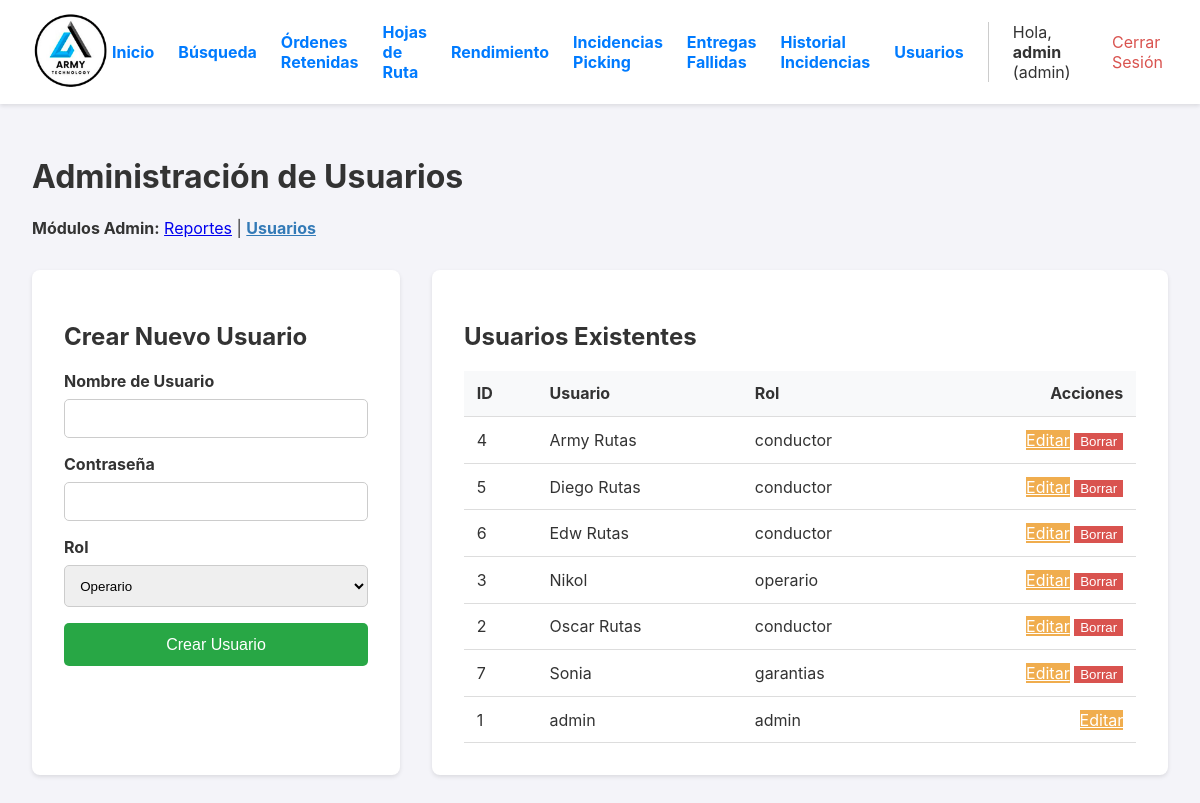
The app's page /admin/usuarios (signed in) with its own data.
### app.py (models this page shows, shortened)
class User(UserMixin, db.Model):
    id = db.Column(db.Integer, primary_key=True)
    username = db.Column(db.String(80), unique=True, nullable=False)
    password_hash = db.Column(db.String(256), nullable=False)
    role = db.Column(db.String(20), nullable=False, default='operario')

### app.py (the view, shortened to what this page needs)
@app.route('/admin/usuarios', methods=['GET', 'POST'])
@login_required
@admin_required
def gestionar_usuarios():
    usuarios = User.query.order_by(User.username).all()
    return render_template('gestionar_usuarios.html', usuarios=usuarios)

### app.py (called while the page is built)
def admin_required(f):
    @wraps(f)
    def decorated_function(*args, **kwargs):
        if not current_user.is_authenticated or current_user.role != 'admin':
            flash('Se requiere rol de administrador para acceder a esta página.', 'error')
            return redirect(url_for('dashboard'))
        return f(*args, **kwargs)
    return decorated_function

@login_manager.user_loader
def load_user(user_id):
    return db.session.get(User, int(user_id))

### templates/gestionar_usuarios.html (shortened to what this page needs)
{% extends "layout.html" %}
{% block content %}
<h1>Administración de Usuarios</h1>
<div class="navegacion-modulos" style="margin-bottom: 2rem;">
    <strong>Módulos Admin:</strong>
    <a href="{{ url_for('reportes_y_busqueda') }}">Reportes</a> |
    <a href="{{ url_for('gestionar_usuarios') }}" style="font-weight: bold; color: #337ab7;">Usuarios</a>
</div>
<div class="admin-container">
    <div class="form-container">
        <h2>Crear Nuevo Usuario</h2>
        <form method="POST">
            <div class="form-group">
                <label for="username">Nombre de Usuario</label>
                <input type="text" id="username" name="username" required>
            </div>
            <div class="form-group">
                <label for="password">Contraseña</label>
                <input type="password" id="password" name="password" required>
            </div>
            <div class="form-group">
                <label for="role">Rol</label>
                <select id="role" name="role">
                    <option value="operario">Operario</option>
                </select>
            </div>
            <button type="submit" class="submit-btn">Crear Usuario</button>
        </form>
    </div>
    <div class="list-container">
        <h2>Usuarios Existentes</h2>
        <table>
            <thead>
                <tr>
                    <th>ID</th>
                    <th>Usuario</th>
                    <th>Rol</th>
                    <th style="text-align: right;">Acciones</th>
                </tr>
            </thead>
            <tbody>
                {% for usuario in usuarios %}
                <tr>
                    <td>{{ usuario.id }}</td>
                    <td>{{ usuario.username }}</td>
                    <td>{{ usuario.role }}</td>
                    <td style="text-align: right;">
                        <a href="{{ url_for('editar_usuario', user_id=usuario.id) }}" class="action-link" style="background-color: #f0ad4e; color:white;">Editar</a>
                        {% if usuario.id != current_user.id %}
                        <form action="{{ url_for('borrar_usuario', user_id=usuario.id) }}" method="POST" style="display: inline;" onsubmit="return confirm('¿Está seguro de que desea eliminar a {{ usuario.username }}? Esta acción es permanente.');">
                            <button type="submit" class="action-link" style="background-color: #d9534f; color:white; border:none; cursor:pointer;">Borrar</button>
                        </form>
                        {% endif %}
                    </td>
                </tr>
                {% endfor %}
            </tbody>
        </table>
    </div>
</div>
{% endblock %}

### templates/layout.html (shortened to what this page needs)
<!DOCTYPE html>
<html lang="es">
<head>
</head>
<body>
    <header>
        <div class="logo">
            <a href="{{ url_for('dashboard') }}">
                <img src="{{ url_for('static', filename='img/logo.png') }}" alt="Logo de la Empresa">
            </a>
        </div>
        <nav class="nav">
             {% if current_user.is_authenticated %}
                {% if current_user.role == 'admin' %}
                    <div class="nav-admin-links">
                        <a href="{{ url_for('dashboard') }}">Inicio</a>
                        <a href="{{ url_for('reportes_y_busqueda') }}">Búsqueda</a>
                        <a href="{{ url_for('ordenes_retenidas') }}">Órdenes Retenidas</a>
                        <a href="{{ url_for('gestionar_rutas') }}">Hojas de Ruta</a>
                        <a href="{{ url_for('reporte_operarios') }}">Rendimiento</a>
                        <a href="{{ url_for('gestionar_incidencias') }}" class="nav-link-with-badge">
                            Incidencias Picking
                        </a>
                        <a href="{{ url_for('gestionar_entregas_fallidas') }}" class="nav-link-with-badge">
                            Entregas Fallidas
                        </a>
                        <a href="{{ url_for('historial_incidencias') }}">Historial Incidencias</a>
                        <a href="{{ url_for('gestionar_usuarios') }}">Usuarios</a>
                    </div>
                {% endif %}
                <div class="user-info">
                    <span>Hola, <strong>{{ current_user.username }}</strong> ({{ current_user.role }})</span>
                    <a href="{{ url_for('logout') }}" style="color: #d9534f;">Cerrar Sesión</a>
                </div>
             {% endif %}
        </nav>
    </header>
    <main>
        {% block content %}{% endblock %}
    </main>
</body>
</html>

### templates/layout.html (style rules this page uses)
body { font-family: -apple-system, BlinkMacSystemFont, "Segoe UI", Roboto, "Helvetica Neue", Arial, sans-serif; margin: 0; background-color: #f4f4f9; color: #333; }
header { background-color: #fff; padding: 10px 2em; display: flex; justify-content: space-between; align-items: center; box-shadow: 0 2px 4px rgba(0,0,0,0.1); position: sticky; top: 0; z-index: 100; }
.logo img { height: 80px; }
.nav { display: flex; align-items: center; gap: 1em; }
.nav-admin-links { display: flex; align-items: center; gap: 1.5em; font-weight: bold; border-right: 1px solid #ccc; padding-right: 1.5em; margin-right: 0.5em; }
.nav-admin-links a, .user-info a { text-decoration: none; color: #007bff; }
.user-info { display: flex; align-items: center; gap: 1em; }
main { padding: 2em; }
* { box-sizing: border-box; }
main { padding: 1em; }
@media (min-width: 768px) { main { padding: 2em; } }
.nav-link-with-badge { position: relative; text-decoration: none; }

### templates/gestionar_usuarios.html (style rules this page uses)
.admin-container { display: grid; grid-template-columns: 1fr 2fr; gap: 2rem; }
.form-container, .list-container { background: white; padding: 2em; border-radius: 8px; box-shadow: 0 2px 4px rgba(0,0,0,0.1); }
.form-group { margin-bottom: 1rem; }
label { display: block; margin-bottom: 0.5rem; font-weight: bold; }
input[type="text"], input[type="password"], select { width: 100%; padding: 0.7rem; border-radius: 5px; border: 1px solid #ccc; box-sizing: border-box; }
.submit-btn { width: 100%; padding: 0.8rem; background-color: #28a745; color: white; border: none; border-radius: 5px; cursor: pointer; font-size: 1rem; }
table { width: 100%; border-collapse: collapse; }
th, td { padding: 0.8rem; border-bottom: 1px solid #ddd; text-align: left; }
th { background-color: #f8f9fa; }

### records on screen
User: username "admin", role "admin", id "1"
User: id "4", username "Army Rutas", role "conductor"
User: id "5", username "Diego Rutas", role "conductor"
User: id "6", username "Edw Rutas", role "conductor"
User: id "3", username "Nikol", role "operario"
User: id "2", username "Oscar Rutas", role "conductor"
User: id "7", username "Sonia", role "garantias"
